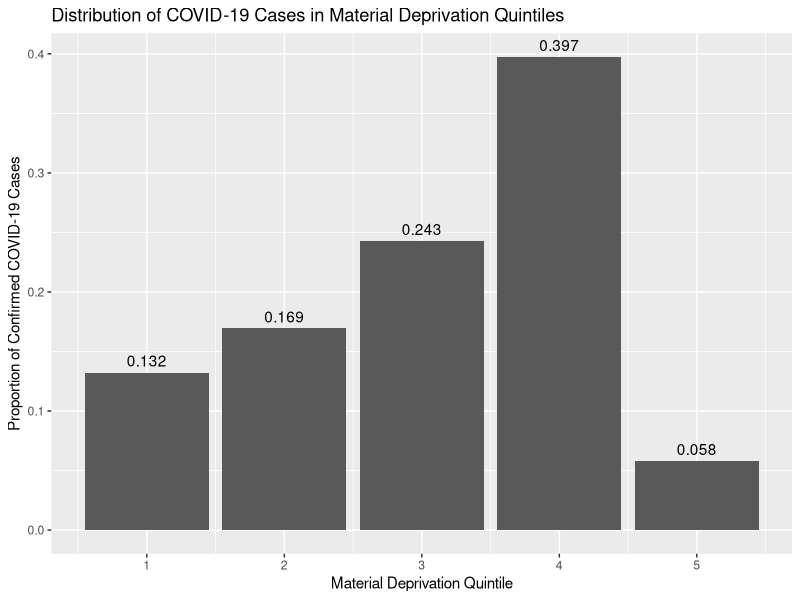

Reproduce this figure in R.
## ---- chunk 1
knitr::opts_chunk$set(echo = TRUE)

library(tidyverse)
library(knitr)
## ---- chunk 2
marginalization = read_csv("../data/marginalization.csv", col_types=cols())
## ---- chunk 3
marginalization %>%
  select(Deprivation, DeprivationModifier) %>%
  distinct() %>%
  ggplot(aes(x=Deprivation, y=DeprivationModifier, label=round(DeprivationModifier, 3))) +
  geom_bar(stat="identity") +
  geom_text(vjust=-0.5) +
  xlab("Material Deprivation Quintile") +
  ylab("Proportion of Confirmed COVID-19 Cases") +
  ggtitle("Distribution of COVID-19 Cases in Material Deprivation Quintiles")
